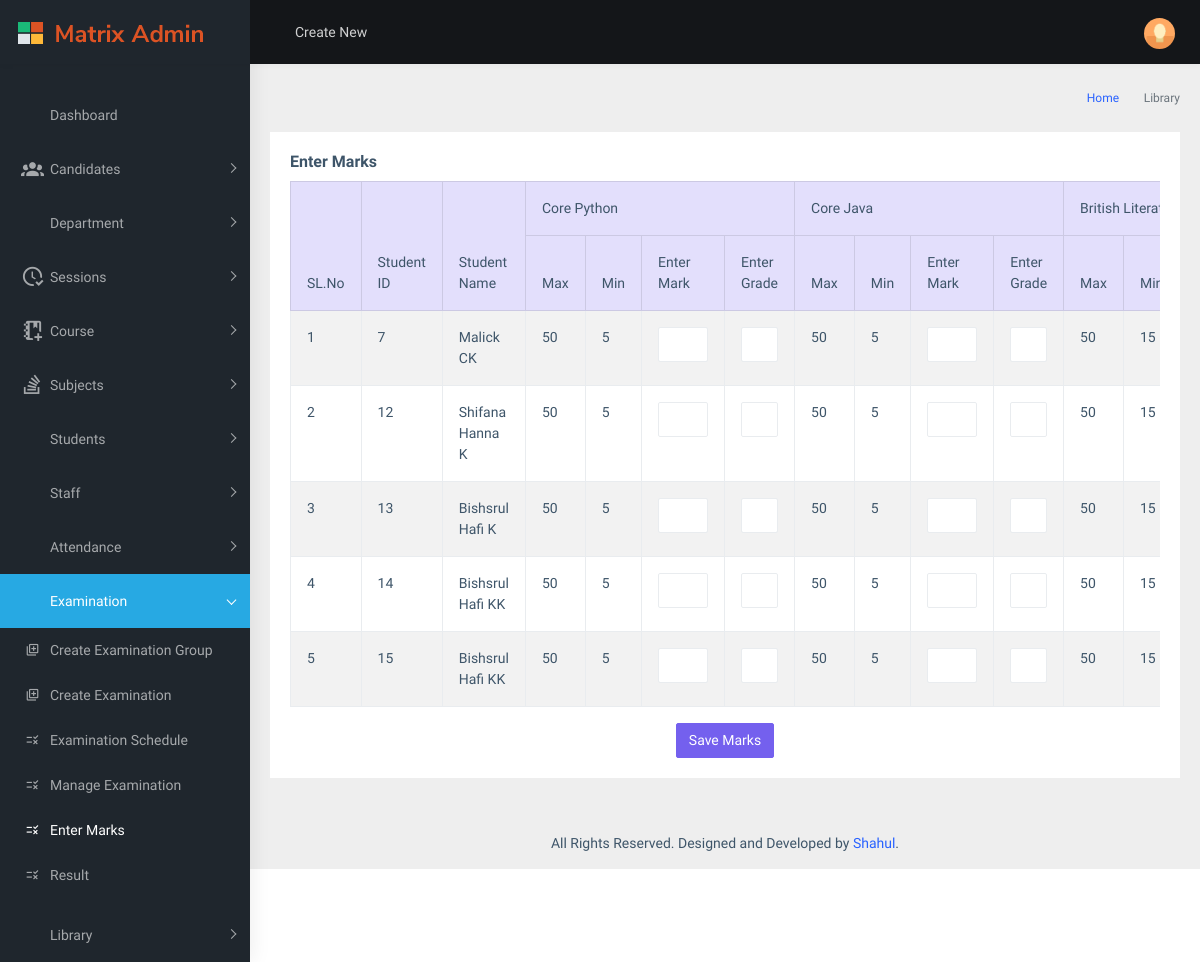
Page /mark_entry on the committed database.
### main/models.py (models this page shows)
class ExaminationSchedule(models.Model):
    exam_group=models.ForeignKey(ExaminationGroup, on_delete=models.CASCADE, null=True)
    exam_name=models.ForeignKey(Examination, on_delete=models.CASCADE )
    exam_subject=models.ForeignKey(Subject, on_delete=models.CASCADE)
    exam_date=models.DateField()
    exam_time=models.TimeField()
    room_no=models.CharField(max_length=30)
    min_mark=models.PositiveIntegerField()
    max_mark=models.PositiveIntegerField()

class Subject(models.Model):
    subject_code=models.CharField(max_length=100)
    subject_name=models.CharField(max_length=100)
    course = models.ForeignKey(Course, on_delete=models.CASCADE)
    def __str__(self):
        return self.subject_name

class Student(models.Model):
    student_id = models.ForeignKey(User, on_delete=models.CASCADE)
    course = models.ForeignKey(Course, on_delete=models.CASCADE)
    mob = models.IntegerField()
    photo = models.ImageField(upload_to='media/students_image')

class User(AbstractUser):
    user_type = models.CharField(max_length=50)

### main/views.py (the view, shortened to what this page needs)
# urls.py: path('mark_entry',views.mark_entry, name='mark_entry'),
def mark_entry(request):
    exam_schedule = ExaminationSchedule.objects.all()
    students = Student.objects.all()
    marks_data = {}
    existing_marks = Mark.objects.filter(
        student_id__in=[s.id for s in students],
        exam_schedule__in=[es.id for es in exam_schedule]
    ).select_related('student_id', 'exam_schedule')
    for mark in existing_marks:
        key = f"{mark.student_id.id}_{mark.exam_schedule.id}"
        marks_data[key] = {
            'mark': mark.mark,
            'grade': mark.grade
        }
    context = {
        'exam_schedule': exam_schedule,
        'students': students,
        'marks_data': marks_data,
    }
    return render(request, 'mark_entry.html', context)

### main/templates/mark_entry.html (shortened to what this page needs)
{% extends 'admin_home.html' %}
{% block content %}
<link rel="stylesheet" type="text/css" href="../assets/extra-libs/multicheck/multicheck.css" />
<link href="../assets/libs/datatables.net-bs4/css/dataTables.bootstrap4.css" rel="stylesheet" />
<div class="card">
    <div class="card-body">
        <h5 class="card-title">Enter Marks</h5>
        <div class="table-responsive">
            <form method="post" action="{% url 'mark_entry' %}">
            <table id="zero_config" class="table table-striped table-bordered">
                <thead class="table-primary fw-bold">
                    <tr>
                        <th rowspan="2">SL.No</th>
                        <th rowspan="2">Student ID</th>
                        <th rowspan="2">Student Name</th>
                        {% for subject in exam_schedule %}
                            <th colspan="4">{{ subject.exam_subject }}</th>
                        {% endfor %}
                    </tr>
                    <tr>
                        {% for subject in exam_schedule %}
                            <th>Max</th>
                            <th>Min</th>
                            <th>Enter Mark</th>
                            <th>Enter Grade</th>
                        {% endfor %}
                    </tr>
                </thead>
                <tbody>
                    {% for student in students %}
                    <tr>
                        <td>{{ forloop.counter }}</td>
                        <td>{{ student.id }}</td>
                        <td>{{ student.student_id.get_full_name }}</td>
                        {% for subject in exam_schedule %}
                            <td>{{ subject.max_mark }}</td>
                            <td>{{ subject.min_mark }}</td>
                            <td>
                                <input input type="text" inputmode="numeric" pattern="[0-9]*" name="mark_{{ student.id }}_{{ subject.id }}"
                                       min="0" max="{{ subject.max_marks }}" class="form-control no-spinners" style="width: 50px;">
                            </td>
                            <td>
                                <input type="text" name="grade_{{ student.id }}_{{ subject.id }}"
                                       class="form-control">
                            </td>
                        {% endfor %}
                    </tr>
                    {% endfor %}
                </tbody>
            </table>
            <div class="text-center mt-3">
                <button type="submit" class="btn btn-primary">Save Marks</button>
            </div>
        </form>
        </div>
    </div>
</div>
{% endblock %}

### rows in the picture
ExaminationSchedule: exam_subject "Core Python", max_mark "50", min_mark "5"
ExaminationSchedule: exam_subject "Core Java", max_mark "50", min_mark "5"
ExaminationSchedule: exam_subject "British…", max_mark "50", min_mark "15"
Student: id "7", student_id.get_full_name "Malick CK"
Student: id "12", student_id.get_full_name "Shifana Hanna K"
Student: id "13", student_id.get_full_name "Bishsrul Hafi K"
Student: id "14", student_id.get_full_name "Bishsrul Hafi KK"
Student: id "15", student_id.get_full_name "Bishsrul Hafi KK"
